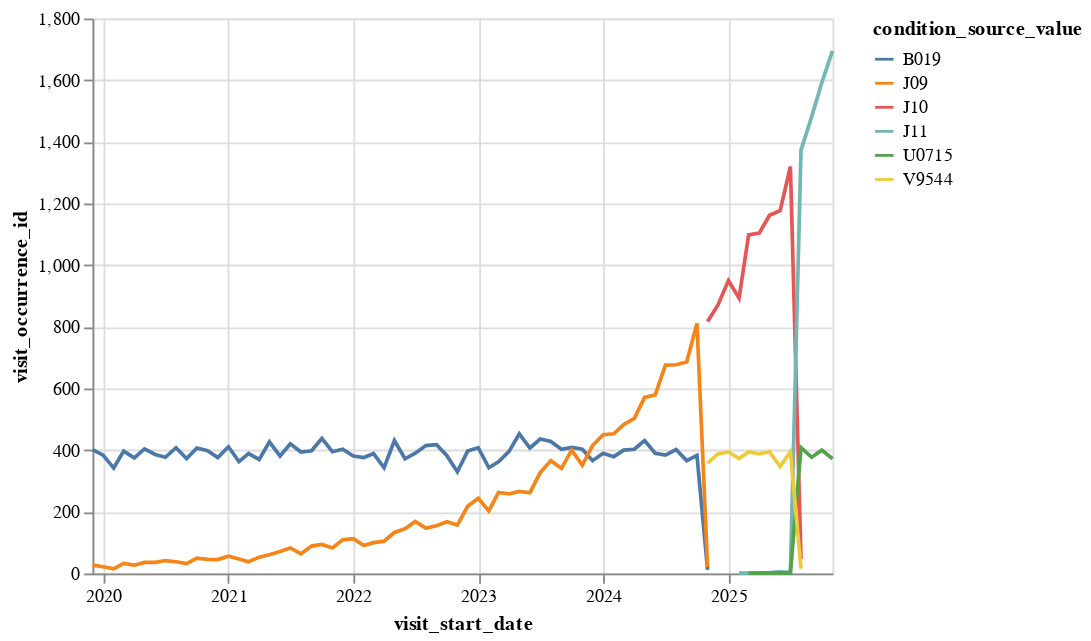

This figure's notebook cell:
### Code cell
alt.Chart(cond_fix_start_dates_summary).mark_line().encode(
    x='visit_start_date:T',
    y='visit_occurrence_id:Q',
    color="condition_source_value:N"
)

### Figure 1 — Vega-Lite specification as saved in the notebook (floating-point values rounded to 4 significant figures; data arrays with more than 128 entries replaced by an {"elided": "..."} marker saying what was removed)
{"config": {"view": {"continuousWidth": 400, "continuousHeight": 300}}, "data": {"name": "data-9fb7b3fec9eea984d0e110563de3cf76"}, "mark": "line", "encoding": {"color": {"type": "nominal", "field": "condition_source_value"}, "x": {"type": "temporal", "field": "visit_start_date"}, "y": {"type": "quantitative", "field": "visit_occurrence_id"}}, "$schema": "https://vega.github.io/schema/vega-lite/v4.8.1.json", "datasets": {"data-9fb7b3fec9eea984d0e110563de3cf76": {"elided": "157 records"}}}
